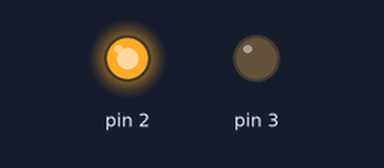
The sketch below on a simulated Arduino Uno, built with avr-gcc and run on an emulated ATmega328P. Parts: output pins drawn as LEDs (lit = HIGH).

Above: at 2.5 s.
At 7.5 s:
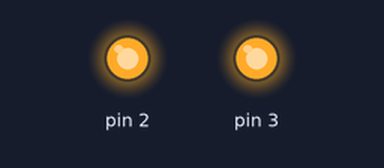
At 12.5 s:
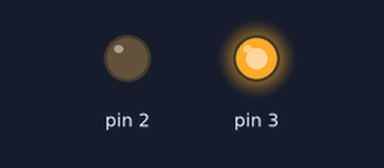
At 17.5 s:
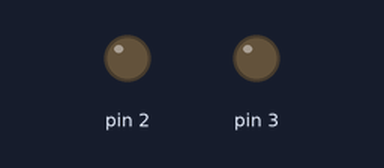
Timing chart, 0 to 26.0 s (numbered marks = the images above):
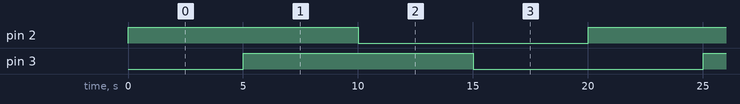

The sketch:

step_3.ino
```cpp
void setup() {
  pinMode(2, OUTPUT);
  pinMode(3, OUTPUT);
}

void loop() {
  digitalWrite(2, HIGH);
  digitalWrite(3, LOW);
  delay(5000);
  digitalWrite(2, HIGH);
  digitalWrite(3, HIGH);
  delay(5000);
  digitalWrite(2, LOW);
  digitalWrite(3, HIGH);
  delay(5000);
  digitalWrite(2, LOW);
  digitalWrite(3, LOW);
  delay(5000);
}
```

Measured:
- by itself, pin 2, pin 3: alternates HIGH for 10.0 s and LOW for 10.0 s
- by itself, everything shown: repeats every 20.0 s, in 4 steps
